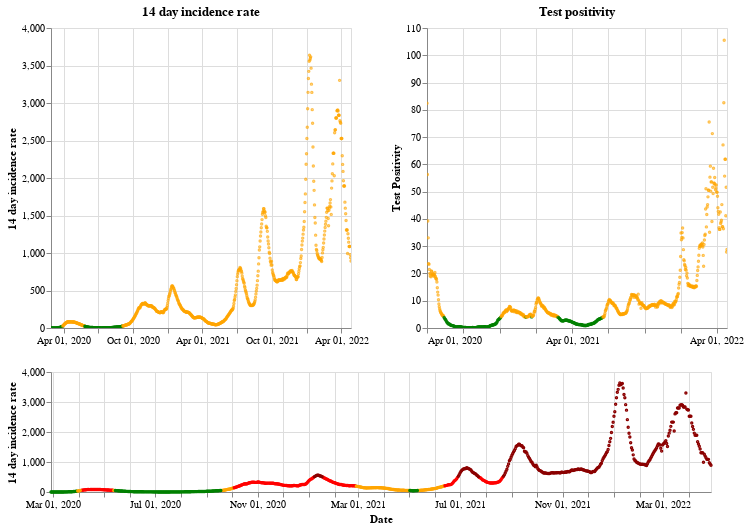

Notebook code cell kept with this figure:
### Markdown cell above
## Scotland

### Code cell
plot_traffic_light('Scotland')

### Figure 1 — Vega-Lite specification as saved in the notebook (floating-point values rounded to 4 significant figures; data arrays with more than 128 entries replaced by an {"elided": "..."} marker saying what was removed)
{"config": {"view": {"continuousWidth": 400, "continuousHeight": 300}}, "vconcat": [{"hconcat": [{"mark": {"type": "point", "size": 2}, "encoding": {"color": {"condition": {"value": "green", "test": "(datum.twoWeeklyCasesRate <= 25)"}, "value": "orange"}, "tooltip": [{"type": "nominal", "field": "areaName"}, {"type": "temporal", "field": "date"}, {"type": "quantitative", "field": "twoWeeklyCasesRate"}, {"type": "quantitative", "field": "testPositivity"}], "x": {"type": "temporal", "axis": {"title": ""}, "field": "date", "scale": {"domain": {"selection": "DateBrush"}}, "timeUnit": "yearmonthdate"}, "y": {"type": "quantitative", "axis": {"title": "14 day incidence rate"}, "field": "twoWeeklyCasesRate"}}, "title": "14 day incidence rate", "width": 300}, {"mark": {"type": "point", "size": 2}, "encoding": {"color": {"condition": {"value": "green", "test": "(datum.testPositivity <= 4)"}, "value": "orange"}, "tooltip": [{"type": "nominal", "field": "areaName"}, {"type": "temporal", "field": "date"}, {"type": "quantitative", "field": "twoWeeklyCasesRate"}, {"type": "quantitative", "field": "testPositivity"}], "x": {"type": "temporal", "axis": {"title": ""}, "field": "date", "scale": {"domain": {"selection": "DateBrush"}}, "timeUnit": "yearmonthdate"}, "y": {"type": "quantitative", "axis": {"title": "Test Positivity"}, "field": "testPositivity"}}, "title": "Test positivity", "width": 300}]}, {"layer": [{"mark": {"type": "point", "size": 2}, "encoding": {"color": {"condition": {"value": "orange", "test": "(((datum.testPositivity < 4) && (datum.twoWeeklyCasesRate >= 50)) && (datum.twoWeeklyCasesRate < 200))"}, "value": "red"}, "opacity": {"condition": {"value": 1, "test": "((datum.twoWeeklyCasesRate >= 50) && (datum.twoWeeklyCasesRate < 500))"}, "value": 0}, "tooltip": [{"type": "nominal", "field": "areaName"}, {"type": "temporal", "field": "date"}, {"type": "quantitative", "field": "twoWeeklyCasesRate"}, {"type": "quantitative", "field": "testPositivity"}], "x": {"type": "temporal", "axis": {"title": "Date"}, "field": "date", "timeUnit": "yearmonthdate"}, "y": {"type": "quantitative", "axis": {"title": "14 day incidence rate"}, "field": "twoWeeklyCasesRate"}}, "selection": {"DateBrush": {"type": "interval", "encodings": ["x"], "fields": ["Time"]}}}, {"mark": {"type": "point", "size": 2}, "encoding": {"color": {"value": "darkred"}, "opacity": {"condition": {"value": 1, "test": "(datum.twoWeeklyCasesRate >= 500)"}, "value": 0}, "tooltip": [{"type": "nominal", "field": "areaName"}, {"type": "temporal", "field": "date"}, {"type": "quantitative", "field": "twoWeeklyCasesRate"}, {"type": "quantitative", "field": "testPositivity"}], "x": {"type": "temporal", "axis": {"title": "Date"}, "field": "date", "timeUnit": "yearmonthdate"}, "y": {"type": "quantitative", "axis": {"title": "14 day incidence rate"}, "field": "twoWeeklyCasesRate"}}}, {"mark": {"type": "point", "size": 2}, "encoding": {"color": {"condition": {"value": "green", "test": "((datum.testPositivity < 4) && (datum.twoWeeklyCasesRate < 50))"}, "value": "orange"}, "opacity": {"condition": {"value": 1, "test": "(datum.twoWeeklyCasesRate < 50)"}, "value": 0}, "tooltip": [{"type": "nominal", "field": "areaName"}, {"type": "temporal", "field": "date"}, {"type": "quantitative", "field": "twoWeeklyCasesRate"}, {"type": "quantitative", "field": "testPositivity"}], "x": {"type": "temporal", "axis": {"title": "Date"}, "field": "date", "timeUnit": "yearmonthdate"}, "y": {"type": "quantitative", "axis": {"title": "14 day incidence rate"}, "field": "twoWeeklyCasesRate"}}}], "height": 120, "width": 660}], "data": {"name": "data-58dd940ca8562d86c9c7f3a9e4872d4e"}, "$schema": "https://vega.github.io/schema/vega-lite/v4.8.1.json", "datasets": {"data-58dd940ca8562d86c9c7f3a9e4872d4e": {"elided": "790 records"}}}
